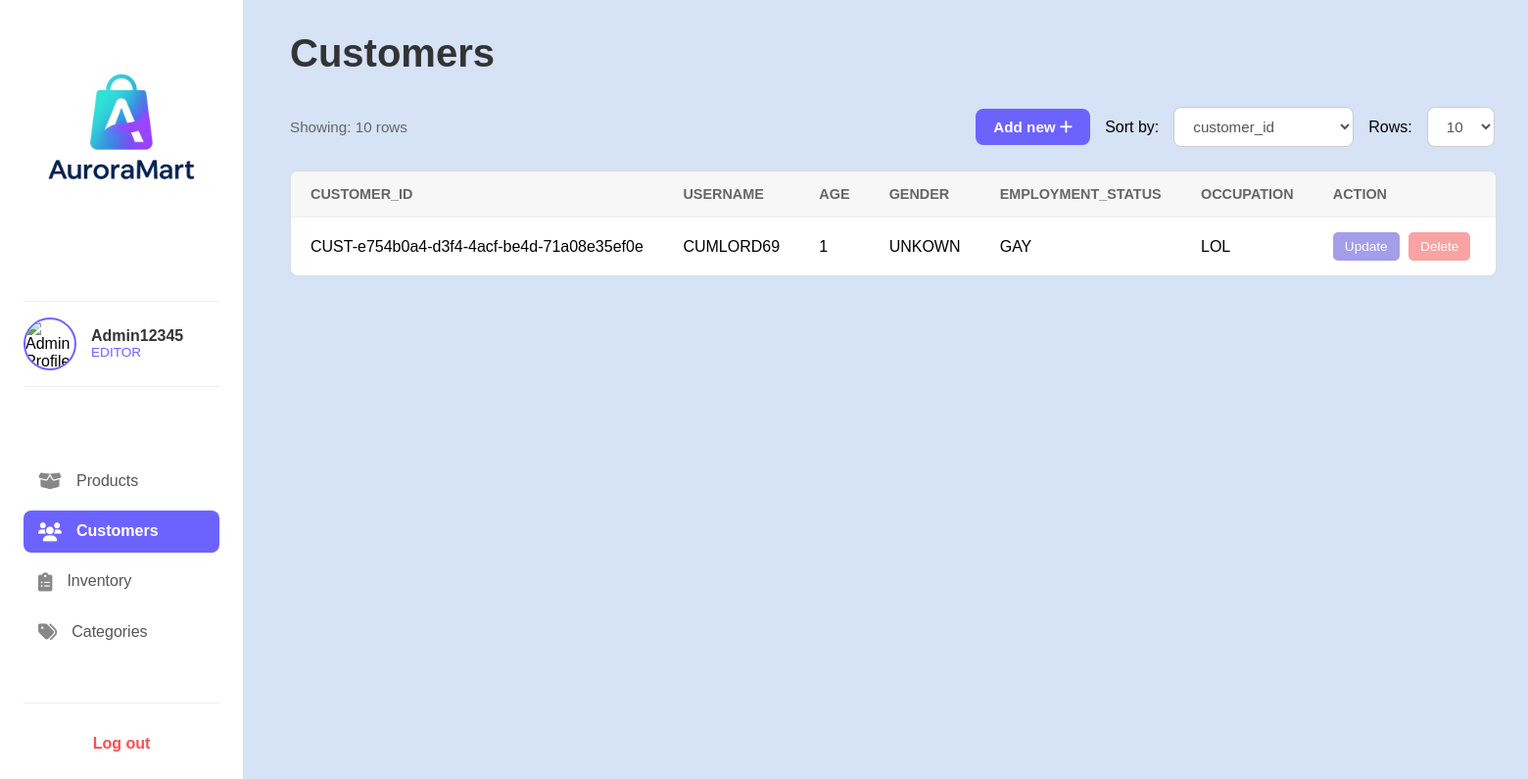
The page /admin_panel/dashboard/?type=customers (signed in) on the database its author committed.
### customer_website/models.py (models this page shows, shortened)
class Customer(User):
    GENDER_CHOICES = [
        ('MALE', 'Male'),
        ('FEMALE', 'Female'),
        ('OTHER', 'Other'),
        ('UNSPECIFIED', 'Prefer not to say'),
    ]
    EMPLOYMENT_CHOICES = [
        ('EMPLOYED', 'Employed'),
        ('UNEMPLOYED', 'Unemployed'),
        ('STUDENT', 'Student'),
        ('RETIRED', 'Retired'),
        ('SELF_EMPLOYED', 'Self-employed'),
    ]
    EDUCATION_CHOICES = [
        ('HIGH_SCHOOL', 'High School'),
        ('DIPLOMA', 'Diploma'),
        ('BACHELORS', "Bachelor's Degree"),
        ('MASTERS', "Master's Degree"),
        ('PHD', 'PhD'),
    ]
    HAS_CHILDREN_CHOICES = [
        ('YES', 'Yes'),
        ('NO', 'No'),
    ]
    customer_id = models.CharField(max_length=20, primary_key=True, unique=True,editable=False)
    age = models.IntegerField(null=True, blank=True)
    gender = models.CharField(max_length=50, null=True, blank=True)
    employment_status = models.CharField(max_length=100, null=True, blank=True)
    occupation = models.CharField(max_length=100, null=True, blank=True)
    education = models.CharField(max_length=100, null=True, blank=True)
    household_size = models.PositiveIntegerField(null=True, blank=True)
    has_children = models.BooleanField(default=False)
    monthly_income_sgd = models.DecimalField(max_digits=10, decimal_places=2, null=True, blank=True)
    preferred_category = models.CharField(max_length=100, null=True, blank=True,default='General')

### admin_panel/views.py (the view, shortened to what this page needs)
# urls.py: path('dashboard/', views.dashboardview.as_view(), name='admin_dashboard'),
class dashboardview(View):
    def get(self, request, *args, **kwargs):
        view_configs = {
            'products':   {'model': Product,  'form': ProductForm,  'title': 'Products'},
            'customers':  {'model': Customer, 'form': CustomerForm, 'title': 'Customers'},
            'inventory':  {'model': Order,    'form': OrderForm,    'title': 'Inventory'},
            'categories': {'model': Category, 'form': CategoryForm, 'title': 'Categories'},
        }
        view_type = self.request.GET.get('type', 'products')
        sort_by = self.request.GET.get('sort_by')
        rows = self.request.GET.get('rows', '10')
        pk = kwargs.get('pk')
        config = view_configs.get(view_type)
        Model = config['model']
        Form = config['form']
        page_title = config['title']
        queryset = Model.objects.all()
        instance = Model.objects.get(pk=pk) if pk else None
        form = Form(instance=instance)
        fields = []
        table_rows = []
        username = request.session["username"]
        user_role = request.session["role"]
        if (self.request.GET.get('logout') == 'true'):
            request.session.flush()
            return redirect('admin_login')
        if self.request.GET.get('action') == 'update':
            id = self.request.GET.get('id')
            data = Model.objects.get(pk=id)
            form = Form(instance=data)
        elif self.request.GET.get('action') == 'delete':
            Model.objects.filter(pk=self.request.GET.get('id')).delete()
            return redirect(f"{reverse_lazy('admin_dashboard')}?type={view_type}")
        def sort_rows(queryset=queryset, rows=rows,sort_by=sort_by):
            if sort_by in fields:
                 queryset = queryset.order_by(sort_by)
                 try:
                    queryset = queryset[:int(rows)]
                 except (ValueError, TypeError):
                    queryset = queryset[:10]
            return queryset
        if view_type == 'products':
            fields = ["sku", "product_name", "category", "unit_price", "quantity_on_hand"]
            queryset = sort_rows()
            for item in queryset:
                table_rows.append([item.sku, item.product_name, item.category.name, f"${item.unit_price}", item.quantity_on_hand])
        elif view_type == 'customers':
            fields = ["customer_id", "username", "age", "gender", "employment_status", "occupation"]
            queryset = sort_rows()
            for item in queryset:
             table_rows.append([item.customer_id, item.username, item.age, item.gender, item.employment_status, item.occupation])
        elif view_type == 'inventory':
            fields = ["order_id", "customer", "status"]
            queryset = sort_rows()
            for item in queryset:
                table_rows.append([item.order_id, item.customer.username, item.status])
        elif view_type == 'categories':
            fields = ["category_id", "name", "parent_category"]
            queryset = sort_rows()
            for item in queryset:
             parent_name = item.parent_category.name if item.parent_category else "None"
             table_rows.append([item.category_id, item.name, parent_name])
        template_name = 'admin_panel/dashboard.html'
        context = {
            'type': view_type,
            'queryset': queryset,
            'page_title': page_title,
            'fields': fields,
            'form': form,
            'table_rows': table_rows,
            'sort_by': sort_by,
            'rows': rows,
            'username': username,
            'user_role': user_role
        }
        return render(request, template_name, context)

### admin_panel/forms.py
class CustomerForm(forms.ModelForm):
    class Meta:
        model = Customer
        fields  = ['username', 'age','gender','employment_status','occupation','education','household_size','has_children','monthly_income_sgd','preferred_category']

### admin_panel/templates/admin_panel/dashboard.html (shortened to what this page needs)
<!DOCTYPE html>
<html lang="en">
<head>
    {% load static %}
    <link rel="stylesheet" href="{% static 'admin_panel/css/panel.css' %}">
    <link rel="stylesheet" href="https://cdnjs.cloudflare.com/ajax/libs/font-awesome/6.0.0-beta3/css/all.min.css">
</head>
<body>
    <div class="admin-dashboard">
        <aside class="sidebar">
            <div class="sidebar-header">
                <img src="{% static 'admin_panel/Logo.png' %}" alt="AuroraMart Logo" class="logo-img">
            </div>
            <div class="admin-profile">
                <img src="https://www.pngmart.com/files/21/Admin-Profile-Vector-PNG-Clipart.png"
                    alt="Admin Profile" class="profile-pic">
                <div class="profile-info">
                    <p class="admin-name">{{username}}</p>
                    <p class="admin-role">{{user_role}}</p>
                </div>
            </div>
            <nav class="sidebar-nav">
                <ul>
                    <li>
                        <a href="{% url 'admin_dashboard' %}?type=products"
                            class="nav-item {% if type == 'products' %}active{% endif %}">
                            <i class="fa-solid fa-box-open nav-icon"></i>
                            Products
                        </a>
                    </li>
                    <li>
                        <a href="{% url 'admin_dashboard' %}?type=customers"
                            class="nav-item {% if type == 'customers' %}active{% endif %}">
                            <i class="fa-solid fa-users nav-icon"></i>
                            Customers
                        </a>
                    </li>
                    <li>
                        <a href="{% url 'admin_dashboard' %}?type=inventory"
                            class="nav-item {% if type == 'inventory' %}active{% endif %}">
                            <i class="fa-solid fa-clipboard-list nav-icon"></i>
                            Inventory
                        </a>
                    </li>
                    <li>
                        <a href="{% url 'admin_dashboard' %}?type=categories"
                            class="nav-item {% if type == 'categories' %}active{% endif %}">
                            <i class="fa-solid fa-tags nav-icon"></i>
                            Categories
                        </a>
                    </li>
                </ul>
            </nav>
            <div class="sidebar-footer">
                <a href="{% url 'admin_dashboard' %}?logout=true" class="logout-link">Log out</a>
            </div>
        </aside>
        <main class="main-content">
            <header class="content-header">
                <h1>{{ page_title }}</h1>
            </header>
            <div class="controls-bar">
                <p class="row-count">Showing: {{rows}} rows</p>
                <div class="action-buttons">
                    {% if user_role == "EDITOR" %}
                    <button class="add-new-btn">
                        <a href="{% url 'admin_dashboard' %}?type={{type}}&modal=show">Add new <i class="fa-solid fa-plus"></i></a>
                    </button>
                    {% endif %}
                    <label for="sort-select">Sort by:</label>
                    {% if fields %}
                    <select id="sort-by-select" class="sort-select">
                        {% for field in fields %}
                        <option value="{{ field }}" {% if field == sort_by %}selected{% endif %}>{{ field }}</option>
                        {% endfor %}
                    </select>
                    {% else %}
                    <select class="sort-select">
                        <option value="">No fields available</option>
                    </select>
                    {% endif %}
                    <label for="sort-select">Rows:</label>
                    <select id="rows-per-page-select" class="sort-select">
                        <option value="10" {% if rows == '10' %}selected{% endif %}>10</option>
                    </select>
                </div>
            </div>
            <div class="table-container">
                {% if table_rows %}
                <table>
                    <thead>
                        <tr>
                            {% for field in fields %}
                            <th>{{ field }}</th>
                            {% endfor %}
                            {% if user_role == "EDITOR" %}
                            <th>Action</th>
                            {% endif %}
                        </tr>
                    </thead>
                    <tbody>
                        {% for row in table_rows %}
                        <tr>
                            {% for cell in row %}
                            <td>{{ cell }}</td>
                            {% endfor %}
                            <td>
                                {% if user_role == "EDITOR" %}
                                <button class="action-btn update-btn"><a
                                        href="{% url 'admin_dashboard' %}?type={{type}}&modal=show&action=update&id={{row.0}}">Update</a></button>
                                <button class="action-btn delete-btn"
                                    onclick="return confirm('Are you sure you want to delete this record (Note that sub-records will be deleted with main records)');"><a
                                        href="{% url 'admin_dashboard' %}?type={{type}}&action=delete&id={{row.0}}">Delete</a></button>
                                {% endif %}
                            </td>
                        </tr>
                        {% endfor %}
                    </tbody>
                </table>
                {% else %}
                <div style="text-align: center; padding: 40px;">
                    <p>No {{ page_title|lower }} to display.</p>
                </div>
                {% endif %}
            </div>
        </main>
    </div>
</body>
</html>

### admin_panel/static/admin_panel/css/panel.css (style rules this page uses)
body { margin: 0; font-family: 'Poppins', sans-serif; background-color: #d6e2f6; display: flex; min-height: 100vh; }
a { text-decoration: none; color: inherit; }
.admin-dashboard { display: flex; width: 100%; }
.sidebar { width: 280px; background-color: #fff; padding: 2rem 1.5rem; display: flex; flex-direction: column; justify-content: space-between; box-shadow: 2px 0 10px rgba(0, 0, 0, 0.05); }
.sidebar-header { display: flex; align-items: center; gap: 10px; margin-bottom: 2rem; }
.sidebar-header .logo-img { width: 200px; height: 200px; }
.admin-profile { display: flex; align-items: center; gap: 15px; padding: 1rem 0; margin-bottom: 2rem; border-top: 1px solid #eee; border-bottom: 1px solid #eee; }
.profile-pic { width: 50px; height: 50px; border-radius: 50%; object-fit: cover; border: 2px solid #6c63ff; }
.profile-info .admin-name { font-weight: 600; color: #333; margin: 0; }
.profile-info .admin-role { font-size: 0.85rem; color: #6c63ff; margin: 0; }
.sidebar-nav ul { list-style: none; padding: 0; margin: 0; }
.sidebar-nav li { margin-bottom: 0.5rem; }
.sidebar-nav .nav-item { display: flex; align-items: center; gap: 15px; padding: 12px 15px; text-decoration: none; color: #555; font-size: 1rem; border-radius: 8px; transition: background-color 0.2s, color 0.2s; }
.sidebar-nav .nav-item .nav-icon { font-size: 1.2rem; color: #888; }
.sidebar-nav .nav-item.active { background-color: #6c63ff; color: #fff; font-weight: 600; }
.sidebar-nav .nav-item.active .nav-icon { color: #fff; }
.sidebar-footer { padding-top: 2rem; border-top: 1px solid #eee; text-align: center; }
.logout-link { text-decoration: none; color: #ff4d4f; font-weight: 600; font-size: 1rem; transition: color 0.2s; }
.main-content { flex-grow: 1; padding: 2rem 3rem; background-color: #d6e2f6; }
.content-header h1 { font-size: 2.5rem; font-weight: 600; color: #333; margin-top: 0; margin-bottom: 2rem; }
.controls-bar { display: flex; justify-content: space-between; align-items: center; margin-bottom: 1.5rem; }
.row-count { font-size: 0.95rem; color: #666; margin: 0; }
.action-buttons { display: flex; gap: 15px; align-items: center; }
.add-new-btn { background-color: #6c63ff; color: white; border: none; border-radius: 8px; padding: 10px 18px; font-size: 0.95rem; font-weight: 600; cursor: pointer; display: flex; align-items: center; gap: 8px; transition: background-color 0.2s; }
.sort-select { padding: 10px 15px; border: 1px solid #ccc; border-radius: 8px; font-family: 'Poppins', sans-serif; font-size: 0.95rem; color: #555; background-color: #fff; cursor: pointer; }
.table-container { width: 100%; overflow-x: auto; border: 1px solid #ddd; border-radius: 8px; margin-top: 1rem; background-color: white; }
.table-container table { border-collapse: collapse; width: 100%; }
.table-container th, .table-container td { padding: 15px 20px; border-bottom: 1px solid #eee; text-align: left; white-space: nowrap; }
.table-container th { background-color: #f7f7f7; font-size: 0.9rem; color: #666; font-weight: 600; text-transform: uppercase; position: sticky; top: 0; z-index: 1; }
.table-container tbody tr:last-child td { border-bottom: none; }
.action-btn { border: none; border-radius: 5px; padding: 7px 12px; font-size: 0.85rem; font-weight: 500; cursor: pointer; margin-right: 5px; transition: opacity 0.2s; }
.update-btn { background-color: #a49ee9; color: white; }
.delete-btn { background-color: #f9a3a3; color: white; }

### rows shown on the page
Customer: row "CUST-e754b0a4-d3f4-4acf-be4d-71a08e35ef0e" "CUMLORD69" "UNKOWN" "GAY" "LOL"

### other values the page prints
{{ username }} "Admin12345"
{{ user_role }} "EDITOR"
{{ page_title }} "Customers"
{{ rows }} "10"
{{ field }} "CUSTOMER_ID" "USERNAME" "AGE" "GENDER" "EMPLOYMENT_STATUS" "OCCUPATION"
{{ cell }} "1"
form field value "customer_id"
